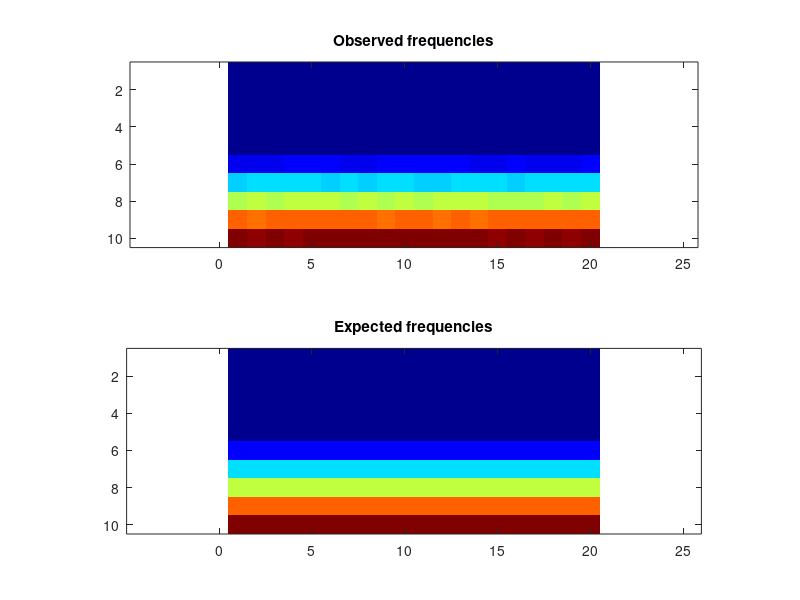

Reproduce this figure in MATLAB.
obsFrequencies = [ 0, 0, 0, 0, 0, 0, 0, 0, 0, 0, 0, 0, 0, 0, 0, 0, 0, 0, 0, 0; 0, 0, 0, 0, 0, 0, 0, 0, 0, 0, 0, 0, 0, 0, 0, 0, 0, 0, 0, 0; 0, 0, 0, 0, 0, 0, 0, 0, 0, 0, 0, 0, 0, 0, 0, 0, 0, 0, 0, 0; 0, 0, 0, 0, 0, 0, 0, 0, 0, 0, 0, 0, 0, 0, 0, 0, 0, 0, 0, 0; 0, 0, 0, 0, 0, 0, 0, 0, 0, 0, 0, 0, 0, 0, 0, 0, 0, 0, 0, 0; 1934, 1975, 1947, 2024, 2016, 2046, 1929, 1933, 2035, 2023, 2083, 2038, 2030, 1988, 1922, 2044, 1987, 1972, 1992, 2050; 5963, 6170, 6029, 6071, 5981, 5946, 6078, 5923, 5979, 6056, 5796, 5975, 5993, 6153, 6056, 5953, 5992, 5984, 5989, 6007; 9902, 9977, 9905, 10006, 10063, 10014, 9861, 10017, 9941, 10108, 9955, 10031, 9997, 10076, 9776, 9833, 9929, 10012, 9961, 10071; 14130, 13932, 13980, 14069, 13953, 14021, 14061, 14135, 13832, 14016, 13970, 13867, 14060, 13863, 14218, 14034, 14022, 14032, 14034, 14037; 17988, 17865, 18028, 17926, 17995, 18012, 17974, 18052, 18028, 18052, 18219, 18106, 18058, 17992, 17908, 18167, 17833, 18003, 17841, 18190 ];
expFrequencies = [ 0, 0, 0, 0, 0, 0, 0, 0, 0, 0, 0, 0, 0, 0, 0, 0, 0, 0, 0, 0; 0, 0, 0, 0, 0, 0, 0, 0, 0, 0, 0, 0, 0, 0, 0, 0, 0, 0, 0, 0; 0, 0, 0, 0, 0, 0, 0, 0, 0, 0, 0, 0, 0, 0, 0, 0, 0, 0, 0, 0; 0, 0, 0, 0, 0, 0, 0, 0, 0, 0, 0, 0, 0, 0, 0, 0, 0, 0, 0, 0; 0, 0, 0, 0, 0, 0, 0, 0, 0, 0, 0, 0, 0, 0, 0, 0, 0, 0, 0, 0; 2000, 2000, 2000, 2000, 2000, 2000, 2000, 2000, 2000, 2000, 2000, 2000, 2000, 2000, 2000, 2000, 2000, 2000, 2000, 2000; 6000, 6000, 6000, 6000, 6000, 6000, 6000, 6000, 6000, 6000, 6000, 6000, 6000, 6000, 5999.99, 6000, 6000, 5999.99, 6000, 6000; 10000, 10000, 10000, 10000, 10000, 10000, 10000, 10000, 10000, 10000, 10000, 10000, 10000, 10000, 9999.99, 10000, 10000, 9999.99, 10000, 10000; 14000, 14000, 14000, 14000, 14000, 14000, 14000, 14000, 14000, 14000, 14000, 14000, 14000, 14000, 14000, 14000, 14000, 14000, 14000, 14000; 18000, 18000, 18000, 18000, 18000, 18000, 18000, 18000, 18000, 18000, 18000, 18000, 18000, 18000, 18000, 18000, 18000, 18000, 18000, 18000 ];
colormap(jet);
clf; subplot(2,1,1);
imagesc(obsFrequencies);
title('Observed frequencies');
axis equal;
subplot(2,1,2);
imagesc(expFrequencies);
axis equal;
title('Expected frequencies');
